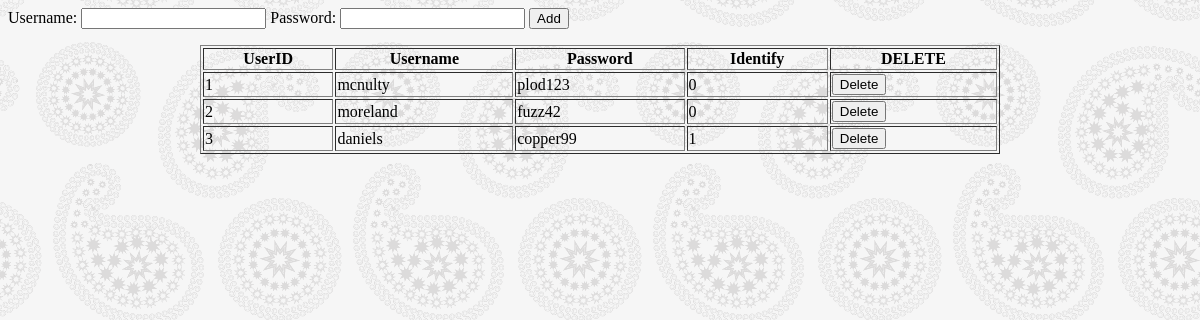
The page /DIS-COMP4039-CW2-alysc17-20545459/alysc17-20545459_Docker/Public/addUser.php (signed in) on the database its author committed.
### tables this page shows
CREATE TABLE `Users` (
  `UserID` int(11) NOT NULL,
  `Username` varchar(225) NOT NULL,
  `Password` varchar(225) NOT NULL,
  `identity` varchar(12) NOT NULL DEFAULT '0'
);

### DIS-COMP4039-CW2-alysc17-20545459/alysc17-20545459_Docker/Public/addUser.php (the view, shortened to what this page needs)
<html>
    <head>
    <link rel="stylesheet" type="text/css" href="../css/addUser.css">
    </head>
    <body style="background-image: url(../images/3.jpg)">
    <form method="post">
        Username: <input name="username">
        Password: <input name="password">
        <input name="add" type="submit" value="Add">
    </form>
    <?php
        require("../config/db.inc.php");
        $sql1="select * from Users";
        $result1 = mysqli_query($conn, $sql1);
        echo "<table border='1' width='800' align='center'>";
        echo "<tr><th>UserID</th><th>Username</th><th>Password</th><th>Identify</th><th>DELETE</th></tr>";
        while ($row = mysqli_fetch_assoc($result1)){
            echo "<tr>";
            echo "<td>".$row['UserID']."</td>";
            echo "<td>".$row['Username']."</td>";
            echo "<td>".$row['Password']."</td>";
            echo "<td>".$row['identity']."</td>";
            echo "<td><button onclick=Delete(".$row["UserID"].")>Delete</button></td>";
            echo "</tr>";
        }
        echo "</table>";
    ?>
    </body>
</html>

### rows shown on the page
users: UserID "1", Username "mcnulty", Password "plod123", identity "0"
users: UserID "2", Username "moreland", Password "fuzz42", identity "0"
users: UserID "3", Username "daniels", Password "copper99", identity "1"
